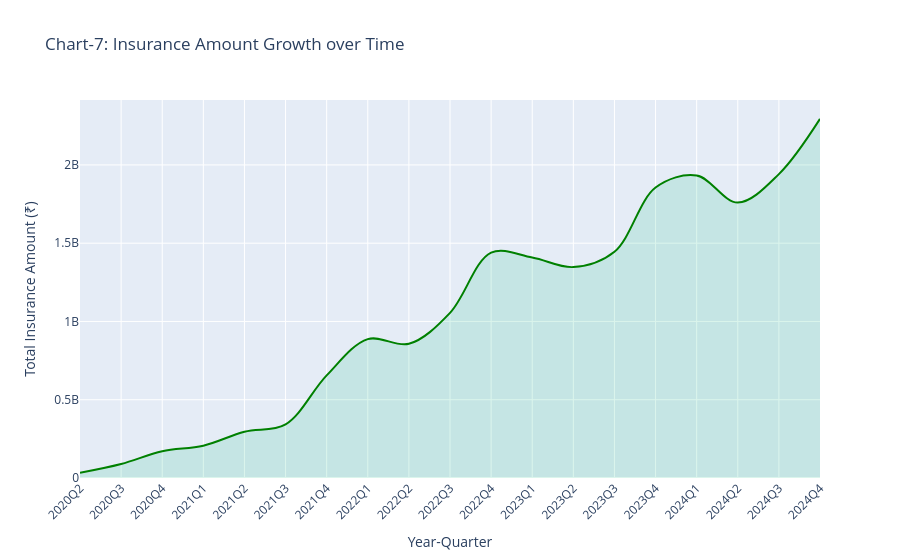

The code cell stored with this chart in its notebook:
### Markdown cell above
#### Chart-7 Insurance Amount Growth over Time
**Analysis_Type** nivariate-Time_Series

### Code cell
#Chart-7 Insurance Amount Growth over Time
df_c7=run("""
    SELECT year,quarter,
    year::text || 'Q' || quarter::text AS period,
    SUM(insurance_amount) AS total_amount,
    SUM(insurance_count) AS total_count
    FROM aggregated_insurance
    GROUP BY year,quarter
    ORDER BY year,quarter
""")

fig=px.area(
    df_c7,x='period', y='total_amount',
    title='Chart-7: Insurance Amount Growth over Time',
    labels={'total_amount': 'Total Insurance Amount (₹)', 'period': 'Year-Quarter'},
    line_shape='spline'
)
fig.update_traces(fill='tozeroy',line_color='green',fillcolor='rgba(16,185,129,0.15)')
fig.update_layout(xaxis_tickangle=-45)
fig.show()
display(df_c7)

### Figure 1 — Plotly figure (JSON) as saved in the notebook; plotly's stock layout.template omitted (floating-point values rounded to 4 significant figures)
{"data": [{"fill": "tozeroy", "fillcolor": "rgba(16,185,129,0.15)", "fillpattern": {"shape": ""}, "hovertemplate": "Year-Quarter=%{x}<br>Total Insurance Amount (₹)=%{y}<extra></extra>", "legendgroup": "", "line": {"color": "green", "shape": "spline"}, "marker": {"symbol": "circle"}, "mode": "lines", "name": "", "orientation": "v", "showlegend": false, "stackgroup": "1", "type": "scatter", "x": ["2020Q2", "2020Q3", "2020Q4", "2021Q1", "2021Q2", "2021Q3", "2021Q4", "2022Q1", "2022Q2", "2022Q3", "2022Q4", "2023Q1", "2023Q2", "2023Q3", "2023Q4", "2024Q1", "2024Q2", "2024Q3", "2024Q4"], "xaxis": "x", "y": [33730000.0, 89500000.0, 171000000.0, 206300000.0, 295100000.0, 342400000.0, 655400000.0, 887400000.0, 857000000.0, 1055000000.0, 1440000000.0, 1409000000.0, 1347000000.0, 1445000000.0, 1855000000.0, 1932000000.0, 1760000000.0, 1941000000.0, 2294000000.0], "yaxis": "y"}], "layout": {"autosize": true, "legend": {"tracegroupgap": 0}, "title": {"text": "Chart-7: Insurance Amount Growth over Time"}, "xaxis": {"anchor": "y", "autorange": true, "domain": [0, 1], "range": [0, 18], "tickangle": -45, "title": {"text": "Year-Quarter"}, "type": "category"}, "yaxis": {"anchor": "x", "autorange": true, "domain": [0, 1], "range": [0, 2415000000.0], "title": {"text": "Total Insurance Amount (₹)"}, "type": "linear"}}}
